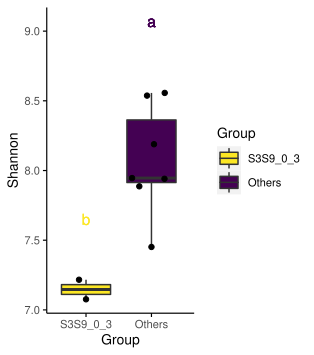

Here is the R script that generated this plot:
#!/usr/bin/env Rscript



data = "text_upload_file/ad4d7061-9e72-49a4-9ea5-129a75ff7411.txt"
melted = TRUE
xvariable = "Group"
yvariable = "Shannon"
legend_variable = "NULL"
xtics_angle = 0
legend_variable_order = "NULL"
legend_variable_cut = "NULL"
xvariable_order = "S3S9_0_3,Others"
xvariable_cut = "NULL"
y_add = 0
ylim = "NULL"
yaxis_scale_mode = "NULL"
notch = FALSE
outlier = FALSE
out_scale = 1.05
legend.position = "right"
manual_color_vector = "#FCE724,#440153"
violin = FALSE
violin_nb = FALSE
scale_violin = "width"
ID_var = ""
jitter = FALSE
jitter_bp = TRUE
dotplot = FALSE
dotplot_bp = FALSE
group_variable_for_line = "NULL"
group_variable_order_for_line = "NULL"
coordinate_flip = FALSE
facet_variable = "NULL"
facet_variable_order = "NULL"
x_label = "NULL"
y_label = "NULL"
title = "NULL"
facet_nrow = NULL
facet_ncol = NULL
facet_scales = "fixed"
facet_singlecell_style = FALSE
gene = "NULL"
metadata = "NULL"
filename = "NULL"
statistics = TRUE
statistical_threshold_for_letters = 0.05
width = 8
height = 9
debug = FALSE
outputprefix = "user/_visitors/result_output/boxplot2023-01-08_21:02:39/7615bc3e-3d23-40ae-b95d-40ca61070950"
outputpictype = "pdf"

if (data == "") {
  script = sub(".*=", "", commandArgs()[4])
  #print(script)
  system(paste(script, "-h"))
  stop("At least -f is required!")
}


# For all users
# devtools::install_github("Tong-Chen/ImageGP")
# For chinese users
# devtools::install_git("https://gitee.com/ct5869/ImageGP.git")
library(ImageGP)
library(ggplot2)
library(reshape2)
library(scales)
library(ggbeeswarm)
library(multcompView)
library(dplyr)
library(htmlwidgets)
library(plotly)
if (outputprefix == "") {
  outputprefix = data
}

filename = paste0(outputprefix,  ".boxplot.", outputpictype)

legend_variable_order = sp_string2vector(legend_variable_order)
group_variable_order_for_line = sp_string2vector(group_variable_order_for_line)
legend_variable_cut = sp_string2vector(legend_variable_cut)
xvariable_order = sp_string2vector(xvariable_order)
xvariable_cut = sp_string2vector(xvariable_cut)
ID_var= sp_string2vector(ID_var)
facet_variable_order = sp_string2vector(facet_variable_order)
manual_color_vector = sp_string2vector(manual_color_vector)
if (!sp.is.null(ylim)){
  ylim = as.numeric(sp_string2vector(ylim))
}
if (grepl(",",legend.position)) {
	  legend.position = as.numeric(sp_string2vector(legend.position))
}

saveppt = FALSE
savehtml = FALSE
cat(sp_current_time(), "Starting...\n")

sp_boxplot(
  data = data,
  melted = melted,
  xvariable = xvariable,
  yvariable = yvariable,
  legend_variable = legend_variable,
  statistics = statistics,
  statistical_threshold_for_letters = statistical_threshold_for_letters,
  xtics_angle = xtics_angle,
  legend_variable_order = legend_variable_order,
  legend_variable_cut = legend_variable_cut,
  xvariable_order = xvariable_order,
  xvariable_cut = xvariable_cut,
  y_add = y_add,
  yaxis_scale_mode = yaxis_scale_mode,
  notch = notch,
  par = par,
  outlier = outlier,
  out_scale = out_scale,
  legend.position = legend.position,
  manual_color_vector = manual_color_vector,
  violin = violin,
  violin_nb = violin_nb,
  scale_violin = scale_violin,
  ID_var = ID_var,
  jitter = jitter,
  jitter_bp = jitter_bp,
  dotplot = dotplot,
  dotplot_bp = dotplot_bp,
  group_variable_for_line = group_variable_for_line,
  group_variable_order_for_line = group_variable_order_for_line,
  colormodel = colormodel,
  coordinate_flip = coordinate_flip,
  facet_variable = facet_variable,
  facet_variable_order = facet_variable_order,
  facet_singlecell_style = facet_singlecell_style,
  x_label = x_label,
  y_label = y_label,
  title = title,
  ylim = ylim,
  facet_nrow = facet_nrow,
  facet_ncol = facet_ncol,
  facet_scales = facet_scales,
  metadata = metadata,
  filename = filename,
  width = width,
  height = height,
  saveppt = saveppt,
  savehtml = savehtml
)
cat(sp_current_time(), "Success.\n")
